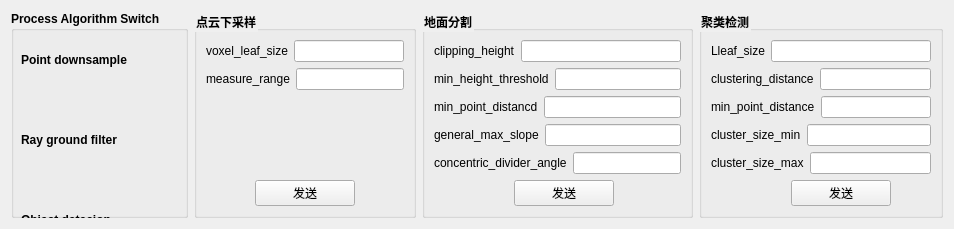
                 <widget class="QWidget" name="tab_2">
                  <attribute name="title">
                   <string>点云处理</string>
                  </attribute>
                  <layout class="QHBoxLayout" name="horizontalLayout_170">
                   <item>
                    <widget class="QGroupBox" name="groupBox_4">
                     <property name="font">
                      <font>
                       <weight>75</weight>
                       <bold>true</bold>
                      </font>
                     </property>
                     <property name="title">
                      <string>Process Algorithm Switch</string>
                     </property>
                     <widget class="QWidget" name="horizontalLayoutWidget">
                      <property name="geometry">
                       <rect>
                        <x>50</x>
                        <y>70</y>
                        <width>91</width>
                        <height>41</height>
                       </rect>
                      </property>
                      <layout class="QHBoxLayout" name="horizontalLayout_downsample"/>
                     </widget>
                     <widget class="QLabel" name="label_75">
                      <property name="geometry">
                       <rect>
                        <x>10</x>
                        <y>40</y>
                        <width>131</width>
                        <height>17</height>
                       </rect>
                      </property>
                      <property name="text">
                       <string>Point downsample</string>
                      </property>
                     </widget>
                     <widget class="QLabel" name="label_77">
                      <property name="geometry">
                       <rect>
                        <x>10</x>
                        <y>120</y>
                        <width>131</width>
                        <height>17</height>
                       </rect>
                      </property>
                      <property name="text">
                       <string>Ray ground filter</string>
                      </property>
                     </widget>
                     <widget class="QLabel" name="label_79">
                      <property name="geometry">
                       <rect>
                        <x>10</x>
                        <y>200</y>
                        <width>131</width>
                        <height>17</height>
                       </rect>
                      </property>
                      <property name="text">
                       <string>Object detecion</string>
                      </property>
                     </widget>
                     <widget class="QWidget" name="horizontalLayoutWidget_2">
                      <property name="geometry">
                       <rect>
                        <x>50</x>
                        <y>150</y>
                        <width>91</width>
                        <height>41</height>
                       </rect>
                      </property>
                      <layout class="QHBoxLayout" name="horizontalLayout_ground"/>
                     </widget>
                     <widget class="QWidget" name="horizontalLayoutWidget_3">
                      <property name="geometry">
                       <rect>
                        <x>50</x>
                        <y>230</y>
                        <width>91</width>
                        <height>41</height>
                       </rect>
                      </property>
                      <layout class="QHBoxLayout" name="horizontalLayout_detect"/>
                     </widget>
                    </widget>
                   </item>
                   <item>
                    <widget class="QGroupBox" name="groupBox_30">
                     <property name="font">
                      <font>
                       <weight>75</weight>
                       <bold>true</bold>
                      </font>
                     </property>
                     <property name="styleSheet">
                      <string notr="true">QGroupBox::title{
font-size:13px;
front-weight:bold;
}</string>
                     </property>
                     <property name="title">
                      <string>点云下采样</string>
                     </property>
                     <layout class="QVBoxLayout" name="verticalLayout_46">
                      <item>
                       <layout class="QVBoxLayout" name="verticalLayout_47">
                        <item>
                         <layout class="QVBoxLayout" name="verticalLayout_48">
                          <item>
                           <layout class="QHBoxLayout" name="horizontalLayout_114">
                            <item>
                             <widget class="QLabel" name="label_66">
                              <property name="text">
                               <string>voxel_leaf_size</string>
                              </property>
                             </widget>
                            </item>
                            <item>
                             <widget class="QLineEdit" name="lineEdit_12"/>
                            </item>
                           </layout>
                          </item>
                          <item>
                           <layout class="QHBoxLayout" name="horizontalLayout_115">
                            <item>
                             <widget class="QLabel" name="label_67">
                              <property name="text">
                               <string>measure_range</string>
                              </property>
                             </widget>
                            </item>
                            <item>
                             <widget class="QLineEdit" name="lineEdit_11"/>
                            </item>
                           </layout>
                          </item>
                         </layout>
                        </item>
                        <item>
                         <spacer name="verticalSpacer_8">
                          <property name="orientation">
                           <enum>Qt::Vertical</enum>
                          </property>
                          <property name="sizeHint" stdset="0">
                           <size>
                            <width>20</width>
                            <height>40</height>
                           </size>
                          </property>
                         </spacer>
                        </item>
                        <item>
                         <layout class="QHBoxLayout" name="horizontalLayout_119">
                          <item>
                           <spacer name="horizontalSpacer_83">
                            <property name="orientation">
                             <enum>Qt::Horizontal</enum>
                            </property>
                            <property name="sizeHint" stdset="0">
                             <size>
                              <width>40</width>
                              <height>20</height>
                             </size>
                            </property>
                           </spacer>
                          </item>
                          <item>
                           <widget class="QPushButton" name="pushButton_laser2_set_3">
                            <property name="minimumSize">
                             <size>
                              <width>100</width>
                              <height>0</height>
                             </size>
                            </property>
                            <property name="maximumSize">
                             <size>
                              <width>100</width>
                              <height>16777215</height>
                             </size>
                            </property>
                            <property name="text">
                             <string>发送</string>
                            </property>
                           </widget>
                          </item>
                          <item>
                           <spacer name="horizontalSpacer_50">
                            <property name="orientation">
                             <enum>Qt::Horizontal</enum>
                            </property>
                            <property name="sizeHint" stdset="0">
                             <size>
                              <width>40</width>
                              <height>20</height>
                             </size>
                            </property>
                           </spacer>
                          </item>
                         </layout>
                        </item>
                       </layout>
                      </item>
                     </layout>
                    </widget>
                   </item>
                   <item>
                    <widget class="QGroupBox" name="groupBox_32">
                     <property name="sizePolicy">
                      <sizepolicy hsizetype="Expanding" vsizetype="Preferred">
                       <horstretch>0</horstretch>
                       <verstretch>0</verstretch>
                      </sizepolicy>
                     </property>
                     <property name="font">
                      <font>
                       <weight>75</weight>
                       <bold>true</bold>
                      </font>
                     </property>
                     <property name="styleSheet">
                      <string notr="true">QGroupBox::title{
font-size:13px;
front-weight:bold;
}</string>
                     </property>
                     <property name="title">
                      <string>地面分割</string>
                     </property>
                     <layout class="QVBoxLayout" name="verticalLayout_50">
                      <item>
                       <layout class="QHBoxLayout" name="horizontalLayout_129">
                        <item>
                         <widget class="QLabel" name="label_68">
                          <property name="text">
                           <string>clipping_height</string>
                          </property>
                         </widget>
                        </item>
                        <item>
                         <layout class="QHBoxLayout" name="horizontalLayout_130">
                          <item>
                           <widget class="QLineEdit" name="lineEdit"/>
                          </item>
                         </layout>
                        </item>
                       </layout>
                      </item>
                      <item>
                       <layout class="QHBoxLayout" name="horizontalLayout_132">
                        <item>
                         <layout class="QHBoxLayout" name="horizontalLayout_133">
                          <item>
                           <widget class="QLabel" name="label_69">
                            <property name="text">
                             <string>min_height_threshold</string>
                            </property>
                           </widget>
                          </item>
                          <item>
                           <layout class="QVBoxLayout" name="verticalLayout_44">
                            <item>
                             <widget class="QLineEdit" name="lineEdit_2"/>
                            </item>
                           </layout>
                          </item>
                         </layout>
                        </item>
                       </layout>
                      </item>
                      <item>
                       <layout class="QHBoxLayout" name="horizontalLayout_135">
                        <item>
                         <layout class="QHBoxLayout" name="horizontalLayout_136">
                          <item>
                           <widget class="QLabel" name="label_71">
                            <property name="text">
                             <string>min_point_distancd</string>
                            </property>
                           </widget>
                          </item>
                          <item>
                           <widget class="QLineEdit" name="lineEdit_3"/>
                          </item>
                         </layout>
                        </item>
                       </layout>
                      </item>
                      <item>
                       <layout class="QHBoxLayout" name="horizontalLayout_138">
                        <item>
                         <layout class="QHBoxLayout" name="horizontalLayout_139">
                          <item>
                           <widget class="QLabel" name="label_73">
                            <property name="text">
                             <string>general_max_slope</string>
                            </property>
                           </widget>
                          </item>
                          <item>
                           <widget class="QLineEdit" name="lineEdit_4"/>
                          </item>
                         </layout>
                        </item>
                       </layout>
                      </item>
                      <item>
                       <layout class="QHBoxLayout" name="horizontalLayout_158">
                        <item>
                         <widget class="QLabel" name="label_103">
                          <property name="text">
                           <string>concentric_divider_angle</string>
                          </property>
                         </widget>
                        </item>
                        <item>
                         <layout class="QHBoxLayout" name="horizontalLayout_159">
                          <item>
                           <widget class="QLineEdit" name="lineEdit_5"/>
                          </item>
                         </layout>
                        </item>
                       </layout>
                      </item>
                      <item>
                       <layout class="QHBoxLayout" name="horizontalLayout_124">
                        <item>
                         <layout class="QHBoxLayout" name="horizontalLayout_127">
                          <item>
                           <spacer name="horizontalSpacer_47">
                            <property name="orientation">
                             <enum>Qt::Horizontal</enum>
                            </property>
                            <property name="sizeHint" stdset="0">
                             <size>
                              <width>40</width>
                              <height>20</height>
                             </size>
                            </property>
                           </spacer>
                          </item>
                          <item>
                           <spacer name="horizontalSpacer_79">
                            <property name="orientation">
                             <enum>Qt::Horizontal</enum>
                            </property>
                            <property name="sizeHint" stdset="0">
                             <size>
                              <width>40</width>
                              <height>20</height>
                             </size>
                            </property>
                           </spacer>
                          </item>
                          <item>
                           <widget class="QPushButton" name="pushButton_laser2_get_2">
                            <property name="minimumSize">
                             <size>
                              <width>100</width>
                              <height>0</height>
                             </size>
                            </property>
                            <property name="maximumSize">
                             <size>
                              <width>100</width>
                              <height>16777215</height>
                             </size>
                            </property>
                            <property name="text">
                             <string>发送</string>
                            </property>
                           </widget>
                          </item>
                         </layout>
                        </item>
                        <item>
                         <spacer name="horizontalSpacer_82">
                          <property name="orientation">
                           <enum>Qt::Horizontal</enum>
                          </property>
                          <property name="sizeHint" stdset="0">
                           <size>
                            <width>40</width>
                            <height>20</height>
                           </size>
                          </property>
                         </spacer>
                        </item>
                       </layout>
                      </item>
                     </layout>
                    </widget>
                   </item>
                   <item>
                    <widget class="QGroupBox" name="groupBox_36">
                     <property name="sizePolicy">
                      <sizepolicy hsizetype="Expanding" vsizetype="Preferred">
                       <horstretch>0</horstretch>
                       <verstretch>0</verstretch>
                      </sizepolicy>
                     </property>
                     <property name="font">
                      <font>
                       <weight>75</weight>
                       <bold>true</bold>
                      </font>
                     </property>
                     <property name="styleSheet">
                      <string notr="true">QGroupBox::title{
font-size:13px;
front-weight:bold;
}</string>
                     </property>
                     <property name="title">
                      <string>聚类检测</string>
                     </property>
                     <layout class="QVBoxLayout" name="verticalLayout_62">
                      <item>
                       <layout class="QHBoxLayout" name="horizontalLayout_160">
                        <item>
                         <widget class="QLabel" name="label_99">
                          <property name="text">
                           <string>Lleaf_size</string>
                          </property>
                         </widget>
                        </item>
                        <item>
                         <layout class="QHBoxLayout" name="horizontalLayout_161">
                          <item>
                           <widget class="QLineEdit" name="lineEdit_6"/>
                          </item>
                         </layout>
                        </item>
                       </layout>
                      </item>
                      <item>
                       <layout class="QHBoxLayout" name="horizontalLayout_162">
                        <item>
                         <layout class="QHBoxLayout" name="horizontalLayout_163">
                          <item>
                           <widget class="QLabel" name="label_105">
                            <property name="text">
                             <string>clustering_distance</string>
                            </property>
                           </widget>
                          </item>
                          <item>
                           <widget class="QLineEdit" name="lineEdit_7"/>
                          </item>
                         </layout>
                        </item>
                       </layout>
                      </item>
                      <item>
                       <layout class="QHBoxLayout" name="horizontalLayout_164">
                        <item>
                         <layout class="QHBoxLayout" name="horizontalLayout_165">
                          <item>
                           <widget class="QLabel" name="label_107">
                            <property name="text">
                             <string>min_point_distance</string>
                            </property>
                           </widget>
                          </item>
                          <item>
                           <widget class="QLineEdit" name="lineEdit_8"/>
                          </item>
                         </layout>
                        </item>
                       </layout>
                      </item>
                      <item>
                       <layout class="QHBoxLayout" name="horizontalLayout_166">
                        <item>
                         <layout class="QHBoxLayout" name="horizontalLayout_167">
                          <item>
                           <widget class="QLabel" name="label_108">
                            <property name="text">
                             <string>cluster_size_min</string>
                            </property>
                           </widget>
                          </item>
                          <item>
                           <widget class="QLineEdit" name="lineEdit_9"/>
                          </item>
                         </layout>
                        </item>
                       </layout>
                      </item>
                      <item>
                       <layout class="QHBoxLayout" name="horizontalLayout_168">
                        <item>
                         <widget class="QLabel" name="label_109">
                          <property name="text">
                           <string>cluster_size_max</string>
                          </property>
                         </widget>
                        </item>
                        <item>
                         <layout class="QHBoxLayout" name="horizontalLayout_169">
                          <item>
                           <widget class="QLineEdit" name="lineEdit_10"/>
                          </item>
                         </layout>
                        </item>
                       </layout>
                      </item>
                      <item>
                       <layout class="QHBoxLayout" name="horizontalLayout_141">
                        <item>
                         <layout class="QHBoxLayout" name="horizontalLayout_142">
                          <item>
                           <spacer name="horizontalSpacer_86">
                            <property name="orientation">
                             <enum>Qt::Horizontal</enum>
                            </property>
                            <property name="sizeHint" stdset="0">
                             <size>
                              <width>40</width>
                              <height>20</height>
                             </size>
                            </property>
                           </spacer>
                          </item>
                          <item>
                           <spacer name="horizontalSpacer_85">
                            <property name="orientation">
                             <enum>Qt::Horizontal</enum>
                            </property>
                            <property name="sizeHint" stdset="0">
                             <size>
                              <width>40</width>
                              <height>20</height>
                             </size>
                            </property>
                           </spacer>
                          </item>
                          <item>
                           <widget class="QPushButton" name="pushButton_laser2_get_4">
                            <property name="minimumSize">
                             <size>
                              <width>100</width>
                              <height>0</height>
                             </size>
                            </property>
                            <property name="maximumSize">
                             <size>
                              <width>100</width>
                              <height>16777215</height>
                             </size>
                            </property>
                            <property name="text">
                             <string>发送</string>
                            </property>
                           </widget>
                          </item>
                         </layout>
                        </item>
                        <item>
                         <spacer name="horizontalSpacer_84">
                          <property name="orientation">
                           <enum>Qt::Horizontal</enum>
                          </property>
                          <property name="sizeHint" stdset="0">
                           <size>
                            <width>40</width>
                            <height>20</height>
                           </size>
                          </property>
                         </spacer>
                        </item>
                       </layout>
                      </item>
                     </layout>
                    </widget>
                   </item>
                  </layout>
                 </widget>
